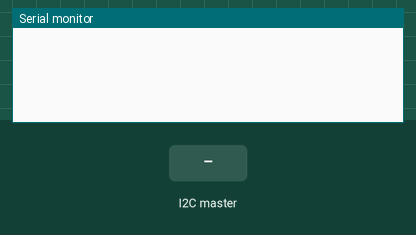
A sketch run on a simulated Arduino Uno, built with avr-gcc and run on an emulated ATmega328P. Parts: the last lines printed to the serial monitor. The inputs (shaded band) are chosen by the test bench.

Above: at 1.2 s.
1.3 s: the I2C master sends "a"
At 1.7 s:
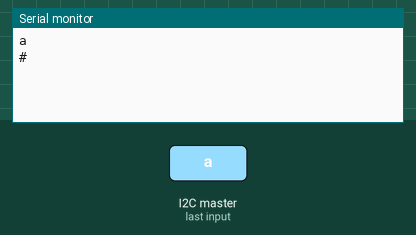
2.8 s: the I2C master sends "b"
At 4.0 s:
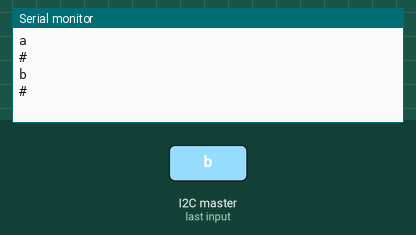
4.3 s: the I2C master sends "c"
At 5.2 s:
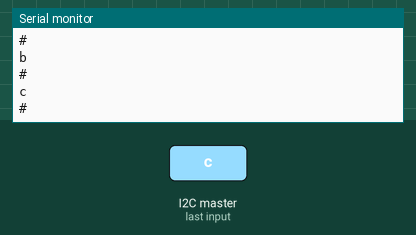
5.8 s: the I2C master sends "d"
At 6.3 s:
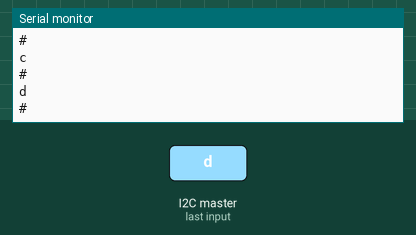
7.3 s: the I2C master sends "e"
At 8.5 s:
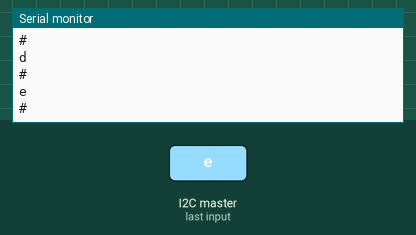
8.8 s: the I2C master sends "f"
At 9.8 s:
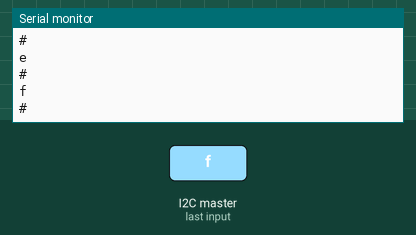

The sketch:

string_to_morse_slave.ino
```cpp
#include <Wire.h>
#include <stdio.h>
#include <string.h>

String message;
String token;
volatile bool newMessage = false;  // set by receiveEvent, cleared by loop
// Here is where I create the library of morse code
char morse_a[] = ".-";
char morse_b[] = "-...";
char morse_c[] = "-.-.";
char morse_d[] = "-..";
char morse_e[] = ".";
char morse_f[] = "..-.";
char morse_g[] = "--.";
char morse_h[] = "....";
char morse_i[] = "..";
char morse_j[] = ".---";
char morse_k[] = "-.-";
char morse_l[] = ".-..";
char morse_m[] = "--";
char morse_n[] = "-.";
char morse_o[] = "---";
char morse_p[] = ".--.";
char morse_q[] = "--.-";
char morse_r[] = ".-.";
char morse_s[] = "...";
char morse_t[] = "-";
char morse_u[] = "..-";
char morse_v[] = "...-";
char morse_w[] = ".--";
char morse_x[] = "-..-";
char morse_y[] = "-.--";
char morse_z[] = "--..";

// Here is where I convert regular ASCII characters into morse code
const char* char2morse(char c) {
  switch (c) {
    case 'a':
      return morse_a;
      break;

    case 'b':
      return morse_b;
      break;

    case 'c':
      return morse_c;
      break;

    case 'd':
      return morse_d;
      break;

    case 'e':
      return morse_e;
      break;

    case 'f':
      return morse_f;
      break;

    case 'g':
      return morse_g;
      break;

    case 'h':
      return morse_h;
      break;

    case 'i':
      return morse_i;
      break;

    case 'j':
      return morse_j;
      break;

    case 'k':
      return morse_k;
      break;

    case 'l':
      return morse_l;
      break;

    case 'm':
      return morse_m;
      break;

    case 'n':
      return morse_n;
      break;

    case 'o':
      return morse_o;
      break;

    case 'p':
      return morse_p;
      break;

    case 'q':
      return morse_q;
      break;

    case 'r':
      return morse_r;
      break;

    case 's':
      return morse_s;
      break;

    case 't':
      return morse_t;
      break;

    case 'u':
      return morse_u;
      break;

    case 'v':
      return morse_v;
      break;

    case 'w':
      return morse_w;
      break;

    case 'x':
      return morse_x;
      break;

    case 'y':
      return morse_y;
      break;

    case 'z':
      return morse_z;
      break;

    case ' ':
      return " ";
    default:
      return "#";
  }
}
//Here is where I convert morse code into regular ASCII characters
char morse2char(String m) {
  if (m.equals(morse_a)) {
    return 'a';
  } else if (m.equals(morse_b)) {
    return 'b';
  } else if (m.equals(morse_c)) {
    return 'c';
  } else if (m.equals(morse_d)) {
    return 'd';
  } else if (m.equals(morse_e)) {
    return 'e';
  } else if (m.equals(morse_f)) {
    return 'f';
  } else if (m.equals(morse_g)) {
    return 'g';
  } else if (m.equals(morse_h)) {
    return 'h';
  } else if (m.equals(morse_i)) {
    return 'i';
  } else if (m.equals(morse_j)) {
    return 'j';
  } else if (m.equals(morse_k)) {
    return 'k';
  } else if (m.equals(morse_l)) {
    return 'l';
  } else if (m.equals(morse_m)) {
    return 'm';
  } else if (m.equals(morse_n)) {
    return 'n';
  } else if (m.equals(morse_o)) {
    return 'o';
  } else if (m.equals(morse_p)) {
    return 'p';
  } else if (m.equals(morse_q)) {
    return 'q';
  } else if (m.equals(morse_r)) {
    return 'r';
  } else if (m.equals(morse_s)) {
    return 's';
  } else if (m.equals(morse_t)) {
    return 't';
  } else if (m.equals(morse_u)) {
    return 'u';
  } else if (m.equals(morse_v)) {
    return 'v';
  } else if (m.equals(morse_w)) {
    return 'w';
  } else if (m.equals(morse_x)) {
    return 'x';
  } else if (m.equals(morse_y)) {
    return 'y';
  } else if (m.equals(morse_z)) {
    return 'z';
  } else if (m.equals(" ")) {
    return ' ';
  } else {
    return '#';
  }
}

void setup() {
  Wire.begin(0x08);              // join i2c bus with address 8
  Wire.onReceive(receiveEvent);  // create a receive event
  Serial.begin(9600);            // start serial to visualise data
  // received via serial monitor in the IDE
}

void loop() {
  if (newMessage) {
    noInterrupts();           // copy the message so the next I2C write can't change it mid-decode
    String received = message;
    newMessage = false;
    interrupts();
    decodeMessage(received);
  }
}


// Runs inside the I2C interrupt: only store the bytes and flag them.
// Serial printing and delay() don't belong here.
void receiveEvent(int howMany) {
  message = "";
  while (Wire.available()) {  // loop whilst bus is busy
    char c = Wire.read();     // receive data byte by byte
    message += c;             // form complete string
  }
  newMessage = true;
}

void decodeMessage(String message) {
  Serial.println(message);  // write string to serial monitor

  char str[message.length() + 1];
  strcpy(str, message.c_str());
  char * token;
  token = strtok(str, " ");
  while (token != NULL) {
    Serial.print(morse2char(token));
    token = strtok (NULL, " ");
  }
  Serial.println("");
}
```

Measured:
- after the input at 1.3 s, the serial monitor: prints a new line at once (image 1)
- after the input at 2.8 s, the serial monitor: prints a new line at once (image 2)
- after the input at 4.3 s, the serial monitor: prints a new line at once (image 3)
- after the input at 5.8 s, the serial monitor: prints a new line at once (image 4)
- after the input at 7.3 s, the serial monitor: prints a new line at once (image 5)
- after the input at 8.8 s, the serial monitor: prints a new line at once (image 6)
